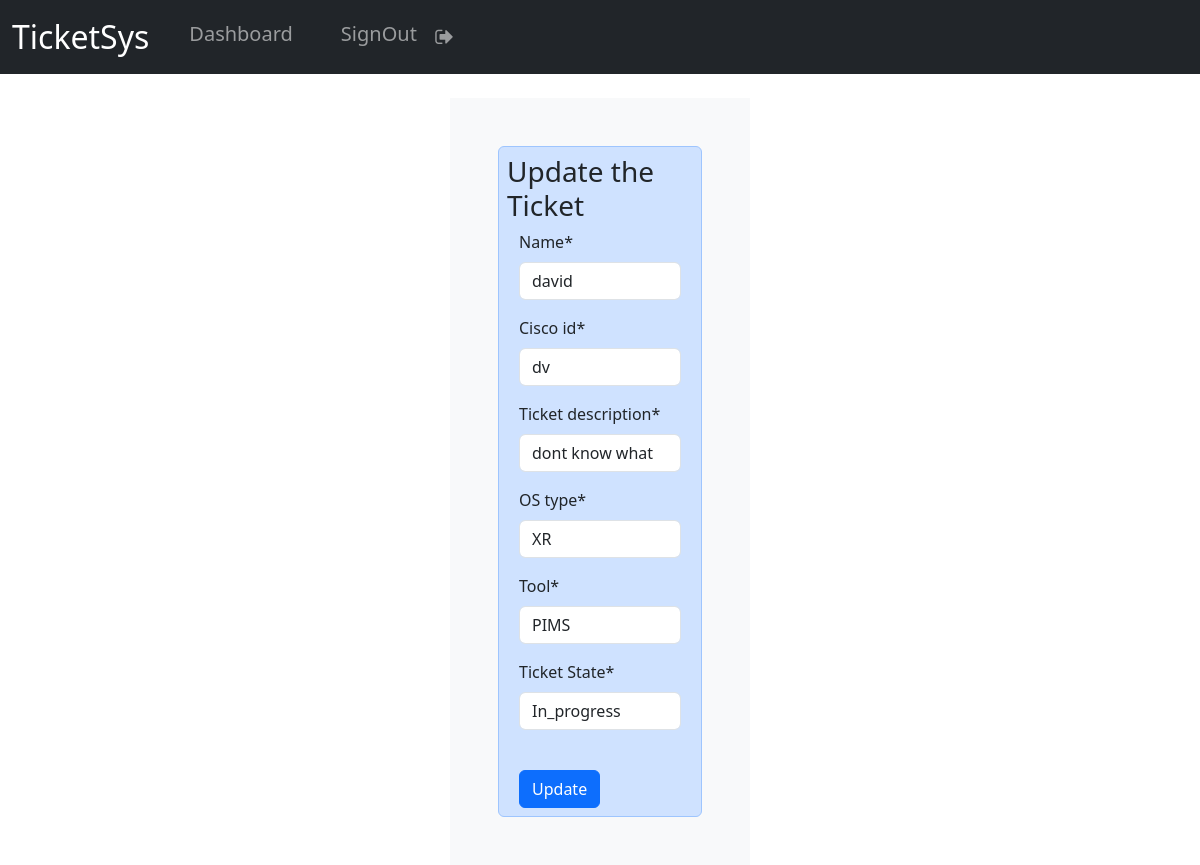
The app's page /updaterecord/3 (signed in) with its own data.
### app/models.py (models this page shows, shortened)
class Tickets(models.Model):
    creation_date=models.DateTimeField(auto_now_add=True)
    Name=models.CharField(max_length=50)
    Cisco_id=models.CharField(max_length=50)
    Ticket_description=models.CharField(max_length=200)
    OS_type=models.CharField(max_length=10)
    Tool=models.CharField(max_length=10)
    Ticket_State=models.CharField(max_length=50)

### app/views.py (the view)
# urls.py: path("updaterecord/<int:pk>",views.update_record,name="updaterecord"),
@login_required(login_url="login")
def update_record(request,pk):
    record=Tickets.objects.get(id=pk)
    form=UpdateRecordForm(instance=record)
    if request.method=='POST':
         form=UpdateRecordForm(request.POST,instance=record)   #this will take the instance from the form and post
         if form.is_valid():
            form.save()
            messages.success(request,"Ticket has been updated")
            return redirect("dashboard")
    else:
     return render(request,"updaterecord.html",{'form':form})

### app/forms.py
class UpdateRecordForm(forms.ModelForm):
     class Meta:
        model=Tickets
        fields = ['Name','Cisco_id','Ticket_description','OS_type','Tool','Ticket_State']

### templates/updaterecord.html (shortened to what this page needs)
{% extends "base.html" %}
{%load crispy_forms_tags %}
{% block body %}
<br>
<div class="container bg-light shadow-md p-5 w-25" >
<div class="container bg-primary-subtle border border-primary-subtle p-2 rounded-2 ">
    <h3>Update the Ticket</h3>
    <div class="container ">
<form method="post">
{{form|crispy}}
<br>
<button type="submit" class="btn btn-primary">Update</button>
</form>
</div>
{% endblock body %}

### records on screen
Tickets: Name "david", Cisco_id "dv", Ticket_description "dont know what", OS_type "XR", Tool "PIMS", Ticket_State "In_progress"
